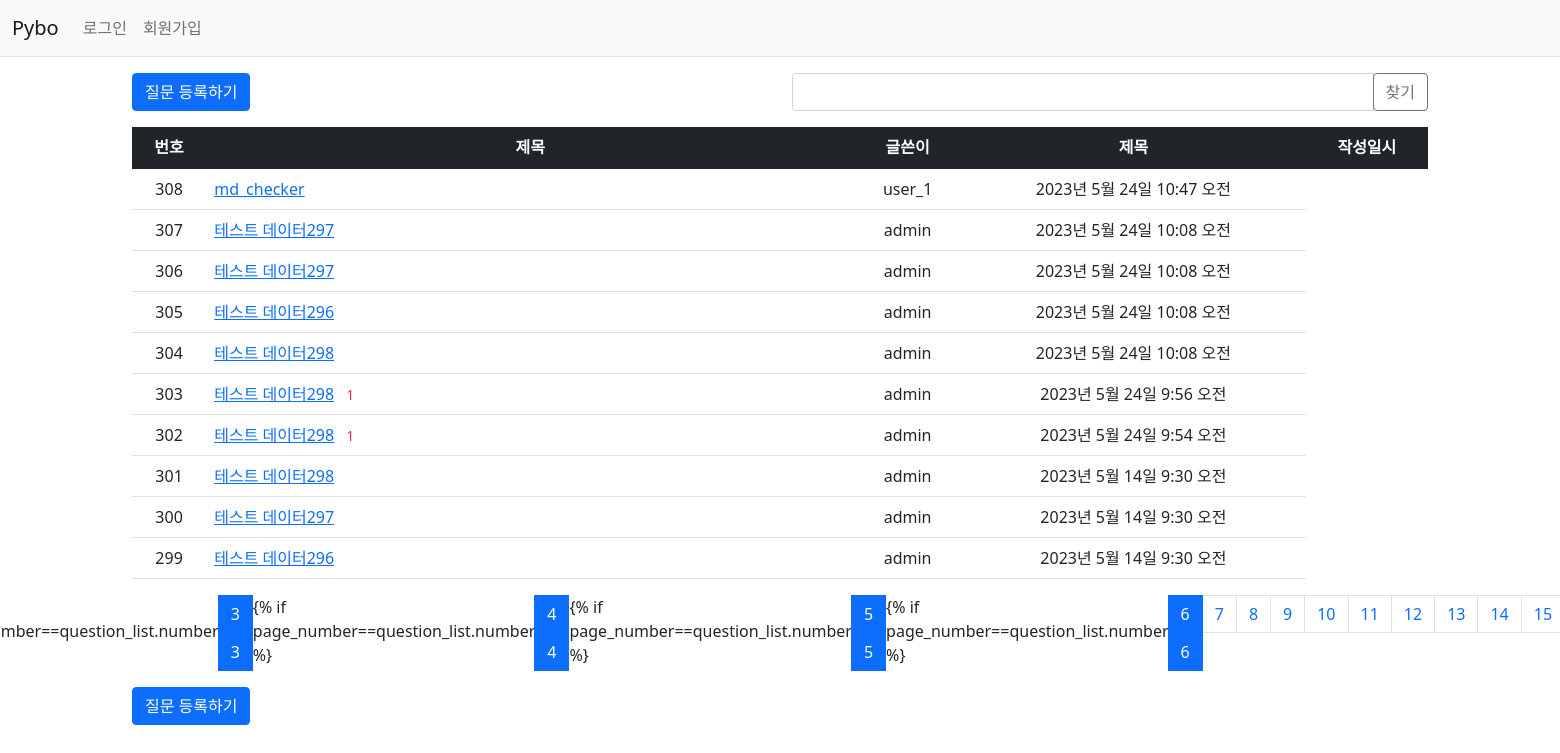
Screenshot of /pybo/ with the database file from the repository.
### pybo/models.py (models this page shows, shortened)
class Question(models.Model):
    author = models.ForeignKey(
        User, on_delete=models.CASCADE, related_name="author_question"
    )
    subject = models.CharField(max_length=200)
    content = models.TextField()
    create_date = models.DateTimeField()
    modify_date = models.DateTimeField(null=True, blank=True)
    voter = models.ManyToManyField(User, related_name="voter_question")

### pybo/views/base_views.py (the view, shortened to what this page needs)
# urls.py: path("", base_views.index, name="index"),
def index(request):
    page = request.GET.get("page", "1")
    kw = request.GET.get('kw', '')  # 검색어
    question_list = Question.objects.order_by("-create_date")
    paginator = Paginator(question_list, 10)
    page_obj = paginator.get_page(page)
    context = {"question_list": page_obj, 'page': page, 'kw': kw}
    return render(
        request=request, template_name="pybo/question_list.html", context=context
    )

### pybo/templatetags/pybo_filter.py (called while the page is built)
@register.filter
def sub(value, arg):
    return value - arg

### templates/pybo/question_list.html (shortened to what this page needs)
{% extends 'base.html' %}
{% load pybo_filter %}
{% block content %}
<div class="container my-3">
    <div class="row my-3">
        <div class="col-6">
            <a href="{% url 'pybo:question_create' %}" class="btn btn-primary">질문 등록하기</a>
        </div>
        <div class="col-6">
            <div class="input-group">
                <input type="text" id="search_kw" class="form-control" value="{{ kw|default_if_none:'' }}">
                <div class="input-group-append">
                    <button class="btn btn-outline-secondary" type="button" id="btn_search">찾기</button>
                </div>
            </div>
        </div>
    </div>
    <table class="table">
        <thead>
            <tr class="text-center table-dark">
                <th>번호</th>
                <th style="width:50%"> 제목 </th>
                <th>글쓴이</th>
                <th>제목</th>
                <th>작성일시</th>
            </tr>
        </thead>
        <tbody>
            {% if question_list %}
            {% for question in question_list %}
            <tr class="text-center">
                <td>
                    {{ question_list.paginator.count|sub:question_list.start_index|sub:forloop.counter0|add:1 }}
                </td>
                <td class="text-start">
                    <a href="{% url 'pybo:detail' question.id %}">{{ question.subject }}</a>
                    {% if question.answer_set.count > 0 %}
                    <span class="text-danger small mx-2">{{ question.answer_set.count }}</span>
                    {% endif %}
                </td>
                <td>{{ question.author.username }}</td>
                <td>{{ question.create_date }}</td>
            </tr>
            {% endfor %}
            {% else %}
            <tr>
                <td colspan="4">질문이 없습니다.</td>
            </tr>
            {% endif %}
        </tbody>
    </table>
    <ul class="pagination justify-content-center">
        {% for page_number in question_list.paginator.page_range %}
        {% if page_number >= question_list.number|add:-5 and page_number <= question_list.number|add:5 %} {% if
            page_number==question_list.number %} <li class="page-item active" aria-current="page">
            <a class="page-link" data-page="{{ page_number }}" href="javascript:void(0)">{{ page_number }}</a>
            <a class="page-link" href="?page={{ page_number }}">{{ page_number }}</a>
            </li>
            {% else %}
            <li class="page-item">
                <a class="page-link" data-page="{{ page_number }}" href="javascript:void(0)">{{ page_number }}</a>
            </li>
            {% endif %}
            {% endfor %}
    </ul>
    <a href="{% url 'pybo:question_create' %}" class="btn btn-primary">질문 등록하기</a>
</div>
{% endblock %}

### templates/base.html (shortened to what this page needs)
{% load static %}
<!doctype html>
<html lang="ko">
<head>
    <link rel="stylesheet" type="text/css" href="{% static 'bootstrap.min.css' %}">
    <link rel="stylesheet" type="text/css" href="{% static 'style.css' %}">
</head>
<body>
{% include "navbar.html" %}
{% block content %}
{% endblock %}
</body>
</html>

### templates/navbar.html (shortened to what this page needs)
<nav class="navbar navbar-expand-lg navbar-light bg-light border-bottom">
    <div class="container-fluid">
        <a class="navbar-brand" href="{% url 'pybo:index' %}">Pybo</a>
        <div class="collapse navbar-collapse" id="navbarSupportedContent">
            <ul class="navbar-nav me-auto mb-2 mb-lg-0">
                <li class="nav-item">
                    {% if user.is_authenticated %}
                    <a class="nav-link" href="{% url 'common:logout' %}">{{ user.username }} (로그아웃)</a>
                    {% else %}
                    <a class="nav-link" href="{% url 'common:login' %}">로그인</a>
                    {% endif %}
                </li>
                <li>
                    {% if not user.is_authenticated %}
                    <a class="nav-link" href="{% url 'common:signup' %}">회원가입</a>
                    {% endif %}
                </li>
            </ul>
        </div>
    </div>
</nav>

### rows the page displays
Question: paginator.count|sub "308", subject "md_checker", author.username "user_1", create_date "2023년 5월 24일 10:47 오전"
Question: paginator.count|sub "307", subject "테스트 데이터297", author.username "admin", create_date "2023년 5월 24일 10:08 오전"
Question: paginator.count|sub "306", subject "테스트 데이터297", author.username "admin", create_date "2023년 5월 24일 10:08 오전"
Question: paginator.count|sub "305", subject "테스트 데이터296", author.username "admin", create_date "2023년 5월 24일 10:08 오전"
Question: paginator.count|sub "304", subject "테스트 데이터298", author.username "admin", create_date "2023년 5월 24일 10:08 오전"
Question: paginator.count|sub "303", subject "테스트 데이터298", answer_set.count "1", author.username "admin", create_date "2023년 5월 24일 9:56 오전"
Question: paginator.count|sub "302", subject "테스트 데이터298", answer_set.count "1", author.username "admin", create_date "2023년 5월 24일 9:54 오전"
Question: paginator.count|sub "301", subject "테스트 데이터298", author.username "admin", create_date "2023년 5월 14일 9:30 오전"
Question: paginator.count|sub "300", subject "테스트 데이터297", author.username "admin", create_date "2023년 5월 14일 9:30 오전"
Question: paginator.count|sub "299", subject "테스트 데이터296", author.username "admin", create_date "2023년 5월 14일 9:30 오전"

### other values shown
{{ page_number }} "3" "4" "5" "6"
{{ page_number }} "7" "8" "9" "10" "11" "12" "13" "14" "15"
